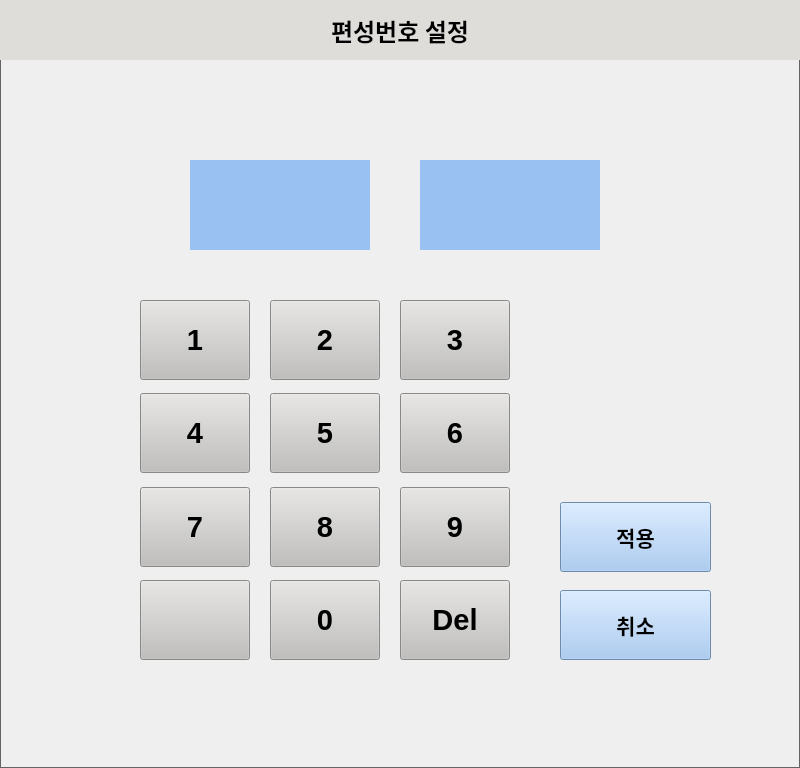
   <widget class="QFrame" name="Frame_Group">
    <property name="geometry">
     <rect>
      <x>10</x>
      <y>50</y>
      <width>800</width>
      <height>768</height>
     </rect>
    </property>
    <property name="styleSheet">
     <string notr="true">color: rgb(100, 100, 100);</string>
    </property>
    <property name="frameShape">
     <enum>QFrame::Panel</enum>
    </property>
    <property name="frameShadow">
     <enum>QFrame::Plain</enum>
    </property>
    <widget class="QLabel" name="label_22">
     <property name="geometry">
      <rect>
       <x>0</x>
       <y>0</y>
       <width>800</width>
       <height>60</height>
      </rect>
     </property>
     <property name="font">
      <font>
       <family>굴림</family>
       <pointsize>18</pointsize>
       <weight>75</weight>
       <bold>true</bold>
      </font>
     </property>
     <property name="styleSheet">
      <string notr="true">color: rgb(0, 0, 0);
background-color: rgb(222, 221, 218);</string>
     </property>
     <property name="text">
      <string>편성번호 설정</string>
     </property>
     <property name="alignment">
      <set>Qt::AlignCenter</set>
     </property>
    </widget>
    <widget class="QPushButton" name="Button_1">
     <property name="enabled">
      <bool>true</bool>
     </property>
     <property name="geometry">
      <rect>
       <x>140</x>
       <y>300</y>
       <width>110</width>
       <height>80</height>
      </rect>
     </property>
     <property name="font">
      <font>
       <family>Ubuntu</family>
       <pointsize>22</pointsize>
       <weight>75</weight>
       <bold>true</bold>
      </font>
     </property>
     <property name="styleSheet">
      <string notr="true">background-color: rgb(192, 191, 188);
color: rgb(0, 0, 0);</string>
     </property>
     <property name="text">
      <string>1</string>
     </property>
    </widget>
    <widget class="QPushButton" name="Button_4">
     <property name="enabled">
      <bool>true</bool>
     </property>
     <property name="geometry">
      <rect>
       <x>140</x>
       <y>393</y>
       <width>110</width>
       <height>80</height>
      </rect>
     </property>
     <property name="font">
      <font>
       <pointsize>22</pointsize>
       <weight>75</weight>
       <bold>true</bold>
      </font>
     </property>
     <property name="styleSheet">
      <string notr="true">background-color: rgb(192, 191, 188);
color: rgb(0, 0, 0);</string>
     </property>
     <property name="text">
      <string>4</string>
     </property>
    </widget>
    <widget class="QPushButton" name="Button_7">
     <property name="enabled">
      <bool>true</bool>
     </property>
     <property name="geometry">
      <rect>
       <x>140</x>
       <y>487</y>
       <width>110</width>
       <height>80</height>
      </rect>
     </property>
     <property name="font">
      <font>
       <pointsize>22</pointsize>
       <weight>75</weight>
       <bold>true</bold>
      </font>
     </property>
     <property name="styleSheet">
      <string notr="true">background-color: rgb(192, 191, 188);
color: rgb(0, 0, 0);</string>
     </property>
     <property name="text">
      <string>7</string>
     </property>
    </widget>
    <widget class="QPushButton" name="Button_3">
     <property name="enabled">
      <bool>true</bool>
     </property>
     <property name="geometry">
      <rect>
       <x>400</x>
       <y>300</y>
       <width>110</width>
       <height>80</height>
      </rect>
     </property>
     <property name="font">
      <font>
       <pointsize>22</pointsize>
       <weight>75</weight>
       <bold>true</bold>
      </font>
     </property>
     <property name="styleSheet">
      <string notr="true">background-color: rgb(192, 191, 188);
color: rgb(0, 0, 0);</string>
     </property>
     <property name="text">
      <string>3</string>
     </property>
    </widget>
    <widget class="QPushButton" name="Button_Cancel">
     <property name="enabled">
      <bool>true</bool>
     </property>
     <property name="geometry">
      <rect>
       <x>560</x>
       <y>590</y>
       <width>151</width>
       <height>70</height>
      </rect>
     </property>
     <property name="font">
      <font>
       <family>Ubuntu</family>
       <pointsize>16</pointsize>
       <weight>75</weight>
       <bold>true</bold>
      </font>
     </property>
     <property name="styleSheet">
      <string notr="true">background-color: rgb(153, 193, 241);
color: rgb(0, 0, 0);</string>
     </property>
     <property name="text">
      <string>취소</string>
     </property>
    </widget>
    <widget class="QPushButton" name="Button_0">
     <property name="enabled">
      <bool>true</bool>
     </property>
     <property name="geometry">
      <rect>
       <x>270</x>
       <y>580</y>
       <width>110</width>
       <height>80</height>
      </rect>
     </property>
     <property name="font">
      <font>
       <pointsize>22</pointsize>
       <weight>75</weight>
       <bold>true</bold>
      </font>
     </property>
     <property name="styleSheet">
      <string notr="true">background-color: rgb(192, 191, 188);
color: rgb(0, 0, 0);</string>
     </property>
     <property name="text">
      <string>0</string>
     </property>
    </widget>
    <widget class="QPushButton" name="Button_9">
     <property name="enabled">
      <bool>true</bool>
     </property>
     <property name="geometry">
      <rect>
       <x>400</x>
       <y>487</y>
       <width>110</width>
       <height>80</height>
      </rect>
     </property>
     <property name="font">
      <font>
       <pointsize>22</pointsize>
       <weight>75</weight>
       <bold>true</bold>
      </font>
     </property>
     <property name="styleSheet">
      <string notr="true">background-color: rgb(192, 191, 188);
color: rgb(0, 0, 0);</string>
     </property>
     <property name="text">
      <string>9</string>
     </property>
    </widget>
    <widget class="QLabel" name="label_G2">
     <property name="geometry">
      <rect>
       <x>420</x>
       <y>160</y>
       <width>180</width>
       <height>90</height>
      </rect>
     </property>
     <property name="font">
      <font>
       <pointsize>30</pointsize>
       <weight>75</weight>
       <bold>true</bold>
      </font>
     </property>
     <property name="styleSheet">
      <string notr="true">color: rgb(61, 56, 70);
background-color: rgb(153, 193, 241);
</string>
     </property>
     <property name="text">
      <string/>
     </property>
     <property name="alignment">
      <set>Qt::AlignCenter</set>
     </property>
    </widget>
    <widget class="QPushButton" name="Button_2">
     <property name="enabled">
      <bool>true</bool>
     </property>
     <property name="geometry">
      <rect>
       <x>270</x>
       <y>300</y>
       <width>110</width>
       <height>80</height>
      </rect>
     </property>
     <property name="font">
      <font>
       <pointsize>22</pointsize>
       <weight>75</weight>
       <bold>true</bold>
      </font>
     </property>
     <property name="styleSheet">
      <string notr="true">background-color: rgb(192, 191, 188);
color: rgb(0, 0, 0);</string>
     </property>
     <property name="text">
      <string>2</string>
     </property>
    </widget>
    <widget class="QPushButton" name="Button_5">
     <property name="enabled">
      <bool>true</bool>
     </property>
     <property name="geometry">
      <rect>
       <x>270</x>
       <y>393</y>
       <width>110</width>
       <height>80</height>
      </rect>
     </property>
     <property name="font">
      <font>
       <pointsize>22</pointsize>
       <weight>75</weight>
       <bold>true</bold>
      </font>
     </property>
     <property name="styleSheet">
      <string notr="true">background-color: rgb(192, 191, 188);
color: rgb(0, 0, 0);</string>
     </property>
     <property name="text">
      <string>5</string>
     </property>
    </widget>
    <widget class="QPushButton" name="Button_Del">
     <property name="enabled">
      <bool>true</bool>
     </property>
     <property name="geometry">
      <rect>
       <x>400</x>
       <y>580</y>
       <width>110</width>
       <height>80</height>
      </rect>
     </property>
     <property name="font">
      <font>
       <family>Ubuntu</family>
       <pointsize>22</pointsize>
       <weight>75</weight>
       <bold>true</bold>
      </font>
     </property>
     <property name="styleSheet">
      <string notr="true">background-color: rgb(192, 191, 188);
color: rgb(0, 0, 0);</string>
     </property>
     <property name="text">
      <string>Del</string>
     </property>
    </widget>
    <widget class="QPushButton" name="Button_Not1">
     <property name="enabled">
      <bool>true</bool>
     </property>
     <property name="geometry">
      <rect>
       <x>140</x>
       <y>580</y>
       <width>110</width>
       <height>80</height>
      </rect>
     </property>
     <property name="font">
      <font>
       <pointsize>22</pointsize>
       <weight>75</weight>
       <bold>true</bold>
      </font>
     </property>
     <property name="styleSheet">
      <string notr="true">background-color: rgb(192, 191, 188);
color: rgb(0, 0, 0);</string>
     </property>
     <property name="text">
      <string/>
     </property>
    </widget>
    <widget class="QPushButton" name="Button_6">
     <property name="enabled">
      <bool>true</bool>
     </property>
     <property name="geometry">
      <rect>
       <x>400</x>
       <y>393</y>
       <width>110</width>
       <height>80</height>
      </rect>
     </property>
     <property name="font">
      <font>
       <pointsize>22</pointsize>
       <weight>75</weight>
       <bold>true</bold>
      </font>
     </property>
     <property name="styleSheet">
      <string notr="true">background-color: rgb(192, 191, 188);
color: rgb(0, 0, 0);</string>
     </property>
     <property name="text">
      <string>6</string>
     </property>
    </widget>
    <widget class="QPushButton" name="Button_Enter">
     <property name="enabled">
      <bool>true</bool>
     </property>
     <property name="geometry">
      <rect>
       <x>560</x>
       <y>502</y>
       <width>151</width>
       <height>70</height>
      </rect>
     </property>
     <property name="font">
      <font>
       <family>Ubuntu</family>
       <pointsize>16</pointsize>
       <weight>75</weight>
       <bold>true</bold>
      </font>
     </property>
     <property name="styleSheet">
      <string notr="true">background-color: rgb(153, 193, 241);
color: rgb(0, 0, 0);</string>
     </property>
     <property name="text">
      <string>적용</string>
     </property>
    </widget>
    <widget class="QLabel" name="label_G1">
     <property name="geometry">
      <rect>
       <x>190</x>
       <y>160</y>
       <width>180</width>
       <height>90</height>
      </rect>
     </property>
     <property name="font">
      <font>
       <pointsize>30</pointsize>
       <weight>75</weight>
       <bold>true</bold>
      </font>
     </property>
     <property name="styleSheet">
      <string notr="true">color: rgb(61, 56, 70);
background-color: rgb(153, 193, 241);
</string>
     </property>
     <property name="text">
      <string/>
     </property>
     <property name="alignment">
      <set>Qt::AlignCenter</set>
     </property>
    </widget>
    <widget class="QPushButton" name="Button_8">
     <property name="enabled">
      <bool>true</bool>
     </property>
     <property name="geometry">
      <rect>
       <x>270</x>
       <y>487</y>
       <width>110</width>
       <height>80</height>
      </rect>
     </property>
     <property name="font">
      <font>
       <pointsize>22</pointsize>
       <weight>75</weight>
       <bold>true</bold>
      </font>
     </property>
     <property name="styleSheet">
      <string notr="true">background-color: rgb(192, 191, 188);
color: rgb(0, 0, 0);</string>
     </property>
     <property name="text">
      <string>8</string>
     </property>
    </widget>
   </widget>
